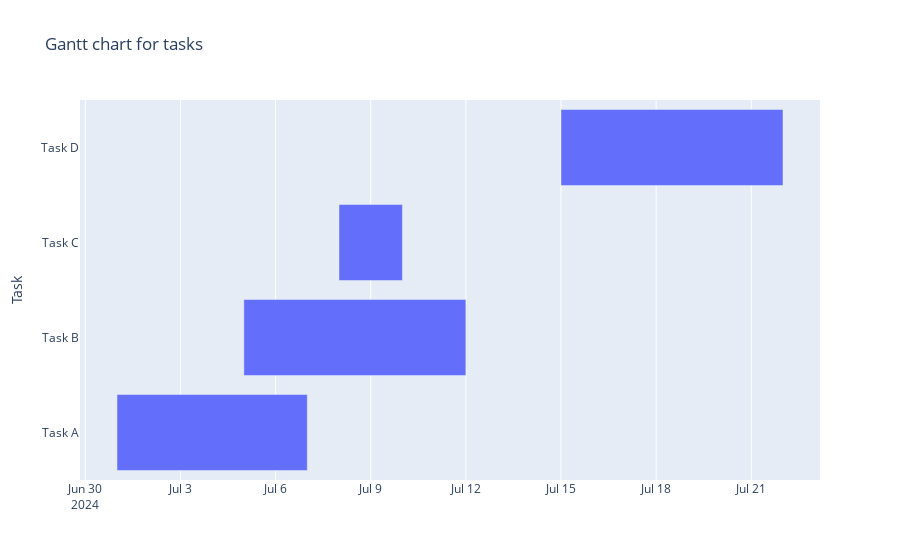

Notebook source saved alongside this figure:
### Markdown cell above
### 2.Gantt chart

### Code cell
df_task=pd.DataFrame({'Task':['Task A','Task B','Task C','Task D'],
                      'Start':['2024-07-01','2024-07-05','2024-07-10','2024-07-15'],
                      'Finish':['2024-07-07','2024-07-12','2024-07-08','2024-07-22']})
px.timeline(df_task,x_start='Start',x_end='Finish',y='Task',title='Gantt chart for tasks')

### Figure 1 — Plotly figure (JSON) as saved in the notebook; plotly's stock layout.template omitted (floating-point values rounded to 4 significant figures)
{"data": [{"alignmentgroup": "True", "base": ["2024-07-01", "2024-07-05", "2024-07-10", "2024-07-15"], "hovertemplate": "Start=%{base}<br>Finish=%{x}<br>Task=%{y}<extra></extra>", "legendgroup": "", "marker": {"color": "#636efa", "pattern": {"shape": ""}}, "name": "", "offsetgroup": "", "orientation": "h", "showlegend": false, "textposition": "auto", "type": "bar", "x": [518400000, 604800000, -172800000, 604800000], "xaxis": "x", "y": ["Task A", "Task B", "Task C", "Task D"], "yaxis": "y"}], "layout": {"autosize": true, "barmode": "overlay", "legend": {"tracegroupgap": 0}, "title": {"text": "Gantt chart for tasks"}, "xaxis": {"anchor": "y", "autorange": true, "domain": [0, 1], "range": ["2024-06-29 20:00", "2024-07-23 04:00"], "type": "date"}, "yaxis": {"anchor": "x", "autorange": true, "domain": [0, 1], "range": [-0.5, 3.5], "title": {"text": "Task"}, "type": "category"}}}
